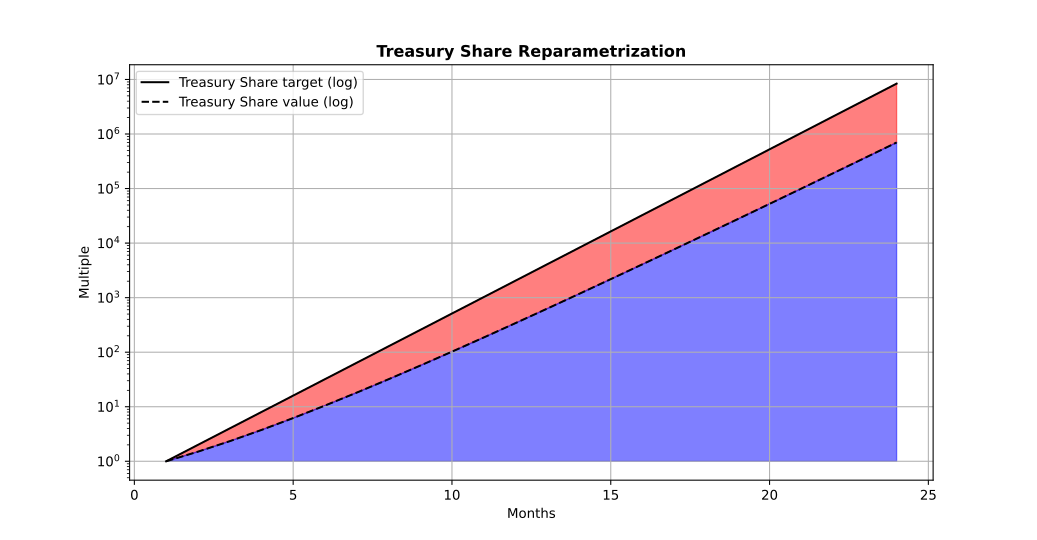

The Python source for this figure:
#!/usr/bin/env -S ipython --matplotlib=auto

#%%
import matplotlib.pyplot as pp
import numpy as np
import os

path = os.path.dirname(os.path.abspath(__file__))
path = os.path.join(path, 'share-of.2.txt')
data = np.genfromtxt(path)
tgts = data[:,2] / 500000000000000000
aprs = data[:,1] / 500000000000000000
idxs = data[:,0]
ones = np.ones(data.shape[0])

pp.semilogy(idxs, tgts, color='black')
pp.semilogy(idxs, aprs, color='black', linestyle='--')
pp.fill_between(idxs, tgts, aprs, where=tgts>=0, color='r', alpha=0.5)
pp.fill_between(idxs, aprs, ones, where=aprs>=0, color='b', alpha=0.5)

pp.title('Treasury Share Reparametrization', fontweight='bold')
pp.legend(['Treasury Share target (log)', 'Treasury Share value (log)'])
pp.ylabel('Multiple')
pp.xlabel('Months')
pp.grid()

#%%
if __name__ == '__main__':
    pp.show(block=True)
